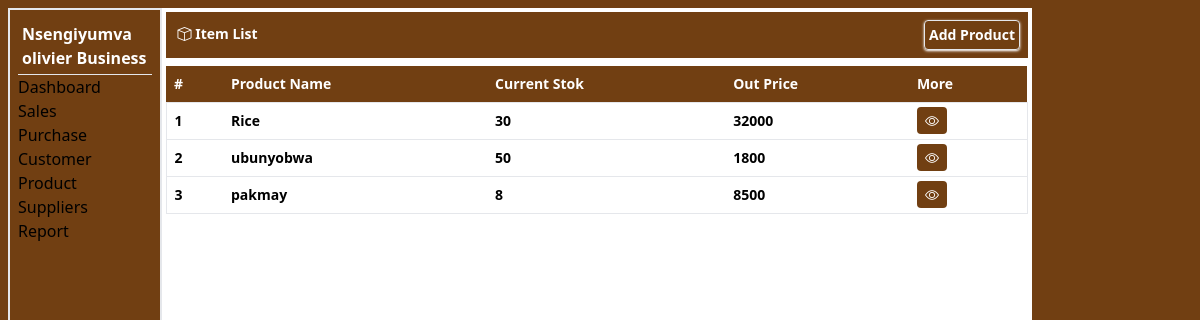
The page /pages/item (signed in) on the database its author committed.
### tables this page shows
CREATE TABLE `item` (
  `id` int(11) NOT NULL,
  `item_name` text NOT NULL,
  `in_price` double NOT NULL,
  `out_price` double NOT NULL,
  `quantity` double NOT NULL,
  `item_supliyer` int(11) NOT NULL,
  `reg_date` datetime NOT NULL DEFAULT current_timestamp(),
  `pcs` double NOT NULL DEFAULT 1,
  `business` int(11) NOT NULL,
  `expiry_date` date DEFAULT NULL,
  `profit` double NOT NULL
);

### pages/item.php (the view, shortened to what this page needs)
<?php
include("connection.php");
?>
<!DOCTYPE html>
<html lang="en">
<head>
    <script src="../plugins/css/tailwindcss.js"></script>
    <link rel="stylesheet" href="../plugins/icons/bootstrap-icons.css">
</head>
<body>
    <div class="container-fluid h-[100%]">
        <div class="flex w-full p-2 bg-yellow-900 justify-between"><h1 class="text-white font-bold text-sm p-1"><i class="bi bi-box"></i> Item List</h1> <a href="add_product" class="font-bold text-white p-1 border shadow shadow-white rounded text-sm">Add Product</a></div>
        <div class="table-responsive w-full overflow-y-auto my-2">
            <table class="w-full border-collapse [&_td]:p-2 text-sm font-bold [&_th]:text-left [&_th]:p-2">
                <thead class="bg-yellow-900 text-white text-sm"><tr>
                    <th>#</th>
                    <th class="">Product Name</th>
                    <th>Current Stok</th>
                    <th>Out Price</th>
                    <th>More</th>
                </tr></thead>
                <tbody>
                    <?php
                    $no=0;
                    $business= $_SESSION['user'];
                    $select = $conn->prepare("SELECT * FROM item where business= ?");
                    $select->bind_param("i",$business);
                    $select->execute();
                    $result=$select->get_result();
                    while ($a= $result->fetch_assoc()) {
                        $no++;
                        ?>
                        <tr class="border hover:bg-gray-200">
                            <td><?php echo $no ?></td>
                            <td><?php echo $a['item_name'] ?></td>
                            <td><?php echo $a['quantity'] ?></td>
                            <td><?php echo $a['out_price'] ?></td>
                            <td><a href="item_view?id=<?php echo $a['id']?>" class="text-white bg-yellow-900 rounded p-1 px-2 text-sm"><i class="bi bi-eye"></i></a></td>
                        </tr>
                        <?php
                    }
                    ?>
                </tbody>
            </table>
        </div>
    </div>
</body>
</html>

### rows shown on the page
item: item_name "Rice", quantity "30", out_price "32000"
item: item_name "ubunyobwa", quantity "50", out_price "1800"
item: item_name "pakmay", quantity "8", out_price "8500"

### other values the page prints
$_SESSION['business'] "Nsengiyumva olivier Business"
